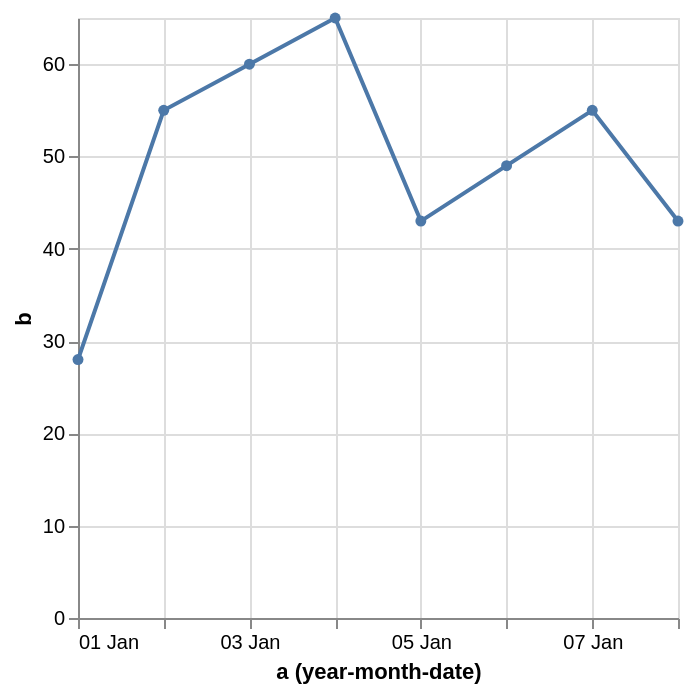

Write a Vega-Lite specification for this figure.
### Vega specification from a JSON file in a GitHub repository (floating-point values rounded to 4 significant figures)
{"$schema": "https://vega.github.io/schema/vega/v5.json", "description": "Using window transform to impute missing values in a line chart by averaging the previous and next values.", "background": "white", "padding": 5, "width": 300, "height": 300, "style": "cell", "data": [{"name": "source_0", "values": [{"a": "Jan 1, 2000", "b": 28}, {"a": "Jan 2, 2000", "b": 55}, {"a": "Jan 3, 2000", "b": null}, {"a": "Jan 4, 2000", "b": 65}, {"a": "Jan 5, 2000", "b": 43}, {"a": "Jan 6, 2000", "b": null}, {"a": "Jan 7, 2000", "b": 55}, {"a": "Jan 8, 2000", "b": 43}]}, {"name": "data_0", "source": "source_0", "transform": [{"type": "formula", "expr": "toDate(datum[\"a\"])", "as": "a"}, {"type": "window", "params": [null, null], "as": ["prev", "next"], "ops": ["lag", "lead"], "fields": ["b", "b"], "sort": {"field": [], "order": []}}, {"type": "formula", "expr": "datum.b === null ? (datum.prev + datum.next)/2 : datum.b", "as": "b"}, {"field": "a", "type": "timeunit", "units": ["year", "month", "date"], "as": ["yearmonthdate_a", "yearmonthdate_a_end"]}]}, {"name": "data_1", "source": "data_0", "transform": [{"type": "filter", "expr": "(isDate(datum[\"yearmonthdate_a\"]) || (isValid(datum[\"yearmonthdate_a\"]) && isFinite(+datum[\"yearmonthdate_a\"]))) && isValid(datum[\"b\"]) && isFinite(+datum[\"b\"])"}]}], "marks": [{"name": "layer_0_marks", "type": "line", "style": ["line"], "sort": {"field": "x"}, "from": {"data": "data_0"}, "encode": {"update": {"stroke": {"value": "#4c78a8"}, "description": {"signal": "\"a (year-month-date): \" + (timeFormat(datum[\"yearmonthdate_a\"], \"%d %b\")) + \"; b: \" + (format(datum[\"b\"], \"\"))"}, "x": {"scale": "x", "field": "yearmonthdate_a"}, "y": {"scale": "y", "field": "b"}, "defined": {"signal": "isValid(datum[\"yearmonthdate_a\"]) && isFinite(+datum[\"yearmonthdate_a\"]) && isValid(datum[\"b\"]) && isFinite(+datum[\"b\"])"}}}}, {"name": "layer_1_marks", "type": "symbol", "style": ["point"], "from": {"data": "data_1"}, "encode": {"update": {"opacity": {"value": 1}, "fill": {"value": "#4c78a8"}, "ariaRoleDescription": {"value": "point"}, "description": {"signal": "\"a (year-month-date): \" + (timeFormat(datum[\"yearmonthdate_a\"], \"%d %b\")) + \"; b: \" + (format(datum[\"b\"], \"\"))"}, "x": {"scale": "x", "field": "yearmonthdate_a"}, "y": {"scale": "y", "field": "b"}}}}], "scales": [{"name": "x", "type": "time", "domain": {"fields": [{"data": "data_0", "field": "yearmonthdate_a"}, {"data": "data_1", "field": "yearmonthdate_a"}]}, "range": [0, {"signal": "width"}]}, {"name": "y", "type": "linear", "domain": {"fields": [{"data": "data_0", "field": "b"}, {"data": "data_1", "field": "b"}]}, "range": [{"signal": "height"}, 0], "nice": true, "zero": true}], "axes": [{"scale": "x", "orient": "bottom", "gridScale": "y", "grid": true, "tickCount": {"signal": "ceil(width/40)"}, "tickMinStep": {"signal": "datetime(2001, 0, 2, 0, 0, 0, 0) - datetime(2001, 0, 1, 0, 0, 0, 0)"}, "domain": false, "labels": false, "aria": false, "maxExtent": 0, "minExtent": 0, "ticks": false, "zindex": 0}, {"scale": "y", "orient": "left", "gridScale": "x", "grid": true, "tickCount": {"signal": "ceil(height/40)"}, "domain": false, "labels": false, "aria": false, "maxExtent": 0, "minExtent": 0, "ticks": false, "zindex": 0}, {"scale": "x", "orient": "bottom", "grid": false, "title": "a (year-month-date)", "format": "%d %b", "labelFlush": true, "labelOverlap": true, "tickCount": {"signal": "ceil(width/40)"}, "tickMinStep": {"signal": "datetime(2001, 0, 2, 0, 0, 0, 0) - datetime(2001, 0, 1, 0, 0, 0, 0)"}, "zindex": 0}, {"scale": "y", "orient": "left", "grid": false, "title": "b", "labelOverlap": true, "tickCount": {"signal": "ceil(height/40)"}, "zindex": 0}]}
